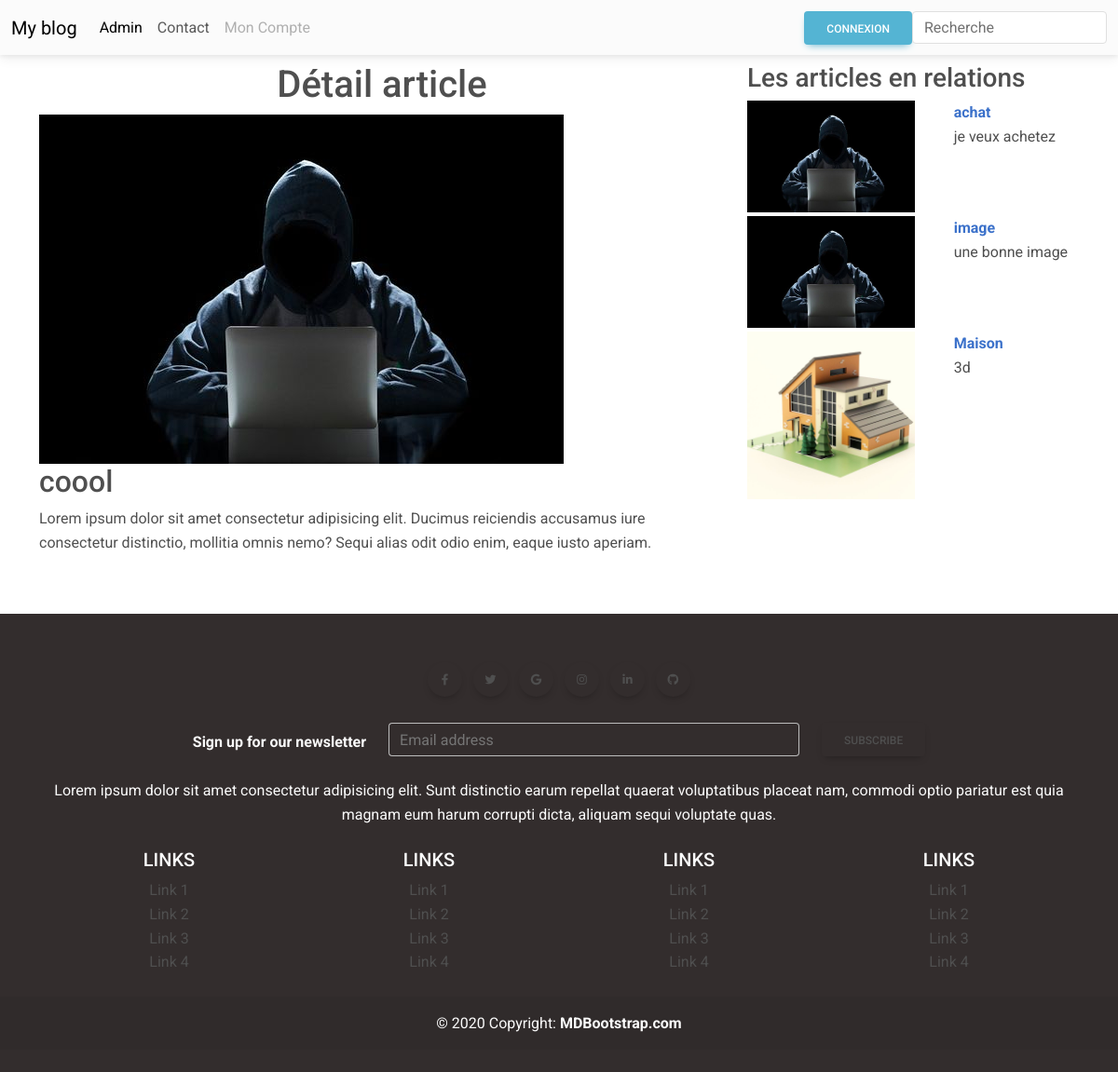
Page /article/5 on the committed database.
### blog/models.py (models this page shows, shortened)
class Article(models.Model):
    user = models.ForeignKey(User, on_delete=models.CASCADE, null=True)
    title = models.CharField(max_length=50)
    category = models.ForeignKey(Category, on_delete=models.CASCADE)
    desc = models.TextField()
    image = models.ImageField()
    created_at = models.DateTimeField(auto_now_add=True)
    upload_at = models.DateTimeField(auto_now=True)

### blog/views.py (the view)
# urls.py: path('article/<int:id_article>', detail, name = "detail"),
def detail(request,id_article):
    article = Article.objects.get(id=id_article)
    category = article.category
    article_en_relation = Article.objects.filter(category=category)[:5]
    return render (request, 'detail.html',{'article': article, 'aer':article_en_relation})

### blog/templates/detail.html
{% extends 'base.html'%}
{% block content %}
<div class="container">
    <div class="row">
        <div class="col-md-8">
            <h1 class="text-center mt-2">Détail article</h1>
            <img src="{{article.image.url}}" alt="image article" style="max-width: 600px">
            <h2>{{article.title}}</h2>
            <p>{{article.desc}}</p>
        </div>
        <div class="col-md-4">
            <h3 class="mt-2">Les articles en relations</h3 class="mt-2">
            <div class="row">
                {%for art in aer%}
                {%if art.id != article.id%}
                <div class="col-md-7 mb-1">
                    <a href="{% url 'detail' art.id %}">
                        <img src="{{ art.image.url }}" alt="" style="max-width: 180px;">
                    </a>
                </div>
                <div class="col-5">
                    <strong><a href="{% url 'detail' art.id %}">{{art.title}}</a></strong> <br>
                    {{art.desc|truncatewords:7}}
                </div>
                {%endif%}
                {%endfor%}
            </div>
        </div>
    </div>
</div>
{% endblock %}

### rows in the picture
Article: image (picture), title "coool", desc "Lorem ipsum dolor sit amet consectetur adipisicing elit. Ducimus reiciendis accusamus iure consectetur distinctio, mollitia omnis nemo? Sequi alias odit odio enim, eaque iusto aperiam."
Article: image (picture), title "achat", desc "je veux achetez"
Article: image (picture), title "image", desc "une bonne image"
Article: image (picture), title "Maison", desc "3d"
